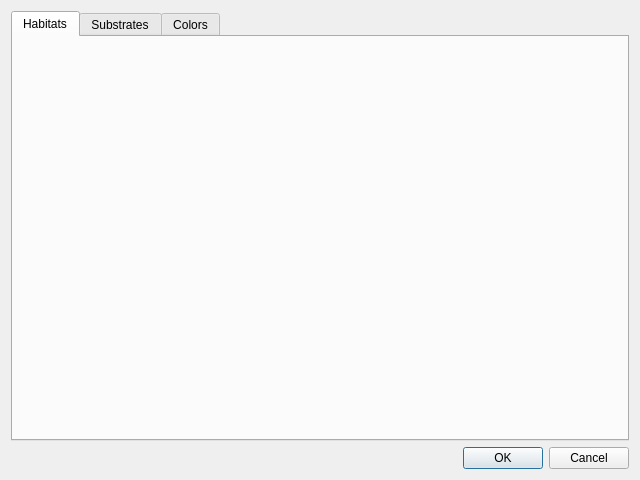
<?xml version="1.0" encoding="UTF-8"?>
<ui version="4.0">
 <class>PrefDialog</class>
 <widget class="QDialog" name="PrefDialog">
  <property name="geometry">
   <rect>
    <x>0</x>
    <y>0</y>
    <width>640</width>
    <height>480</height>
   </rect>
  </property>
  <property name="windowTitle">
   <string>Dialog</string>
  </property>
  <layout class="QVBoxLayout" name="verticalLayout">
   <item>
    <widget class="QTabWidget" name="tabWidget">
     <property name="currentIndex">
      <number>0</number>
     </property>
     <widget class="QWidget" name="habitatTab">
      <property name="toolTip">
       <string>&lt;html&gt;&lt;head/&gt;&lt;body&gt;&lt;p&gt;Habitat&lt;/p&gt;&lt;/body&gt;&lt;/html&gt;</string>
      </property>
      <property name="accessibleName">
       <string>Habitat</string>
      </property>
      <attribute name="title">
       <string>Habitats</string>
      </attribute>
      <layout class="QHBoxLayout" name="horizontalLayout_3">
       <item>
        <widget class="KEditListWidget" name="habkeditlistbox"/>
       </item>
      </layout>
     </widget>
     <widget class="QWidget" name="substrateTab">
      <attribute name="title">
       <string>Substrates</string>
      </attribute>
      <layout class="QHBoxLayout" name="horizontalLayout_4">
       <item>
        <widget class="KEditListWidget" name="substkeditlistwidget"/>
       </item>
      </layout>
     </widget>
     <widget class="QWidget" name="itemColorTab">
      <attribute name="title">
       <string>Colors</string>
      </attribute>
      <layout class="QHBoxLayout" name="horizontalLayout_2">
       <item>
        <widget class="QGroupBox" name="habColorGroupBox">
         <property name="title">
          <string>Habitat Colors</string>
         </property>
         <layout class="QVBoxLayout" name="verticalLayout_2">
          <item>
           <widget class="QListWidget" name="habColorListWidget"/>
          </item>
         </layout>
        </widget>
       </item>
       <item>
        <widget class="QGroupBox" name="substColorGroupBox">
         <property name="title">
          <string>Substrate Colors</string>
         </property>
         <layout class="QVBoxLayout" name="verticalLayout_3">
          <item>
           <widget class="QListWidget" name="substColorListWidget"/>
          </item>
         </layout>
        </widget>
       </item>
      </layout>
     </widget>
    </widget>
   </item>
   <item>
    <widget class="QDialogButtonBox" name="buttonBox">
     <property name="orientation">
      <enum>Qt::Horizontal</enum>
     </property>
     <property name="standardButtons">
      <set>QDialogButtonBox::Cancel|QDialogButtonBox::Ok</set>
     </property>
    </widget>
   </item>
  </layout>
 </widget>
 <customwidgets>
  <customwidget>
   <class>KEditListWidget</class>
   <extends>QWidget</extends>
   <header>keditlistwidget.h</header>
  </customwidget>
 </customwidgets>
 <resources/>
 <connections>
  <connection>
   <sender>buttonBox</sender>
   <signal>accepted()</signal>
   <receiver>PrefDialog</receiver>
   <slot>accept()</slot>
   <hints>
    <hint type="sourcelabel">
     <x>247</x>
     <y>444</y>
    </hint>
    <hint type="destinationlabel">
     <x>157</x>
     <y>274</y>
    </hint>
   </hints>
  </connection>
  <connection>
   <sender>buttonBox</sender>
   <signal>rejected()</signal>
   <receiver>PrefDialog</receiver>
   <slot>reject()</slot>
   <hints>
    <hint type="sourcelabel">
     <x>315</x>
     <y>444</y>
    </hint>
    <hint type="destinationlabel">
     <x>286</x>
     <y>274</y>
    </hint>
   </hints>
  </connection>
  <connection>
   <sender>habColorListWidget</sender>
   <signal>itemDoubleClicked(QListWidgetItem*)</signal>
   <receiver>PrefDialog</receiver>
   <slot>editItemColor()</slot>
   <hints>
    <hint type="sourcelabel">
     <x>89</x>
     <y>110</y>
    </hint>
    <hint type="destinationlabel">
     <x>351</x>
     <y>441</y>
    </hint>
   </hints>
  </connection>
  <connection>
   <sender>tabWidget</sender>
   <signal>currentChanged(int)</signal>
   <receiver>PrefDialog</receiver>
   <slot>updateColorList()</slot>
   <hints>
    <hint type="sourcelabel">
     <x>201</x>
     <y>29</y>
    </hint>
    <hint type="destinationlabel">
     <x>638</x>
     <y>31</y>
    </hint>
   </hints>
  </connection>
 </connections>
 <slots>
  <slot>updateColorList()</slot>
  <slot>editItemColor()</slot>
 </slots>
</ui>
